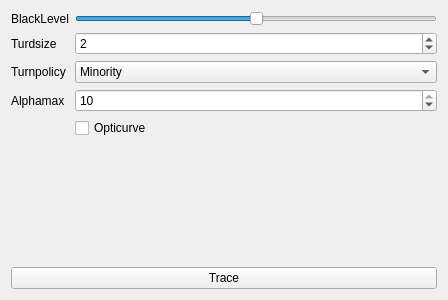
<?xml version="1.0" encoding="UTF-8"?>
<ui version="4.0">
 <class>Form</class>
 <widget class="QWidget" name="Form">
  <property name="geometry">
   <rect>
    <x>0</x>
    <y>0</y>
    <width>448</width>
    <height>300</height>
   </rect>
  </property>
  <property name="windowTitle">
   <string>potrace</string>
  </property>
  <layout class="QVBoxLayout" name="verticalLayout_2">
   <item>
    <layout class="QFormLayout" name="formLayout">
     <property name="fieldGrowthPolicy">
      <enum>QFormLayout::AllNonFixedFieldsGrow</enum>
     </property>
     <property name="rowWrapPolicy">
      <enum>QFormLayout::DontWrapRows</enum>
     </property>
     <item row="2" column="0">
      <widget class="QLabel" name="label">
       <property name="text">
        <string>Turdsize</string>
       </property>
      </widget>
     </item>
     <item row="2" column="1">
      <widget class="QSpinBox" name="spin_turdsize">
       <property name="minimumSize">
        <size>
         <width>64</width>
         <height>0</height>
        </size>
       </property>
       <property name="minimum">
        <number>1</number>
       </property>
       <property name="maximum">
        <number>3</number>
       </property>
       <property name="value">
        <number>2</number>
       </property>
      </widget>
     </item>
     <item row="3" column="0">
      <widget class="QLabel" name="label_2">
       <property name="text">
        <string>Turnpolicy</string>
       </property>
      </widget>
     </item>
     <item row="3" column="1">
      <widget class="QComboBox" name="combo_turnpolicy">
       <property name="currentIndex">
        <number>4</number>
       </property>
       <item>
        <property name="text">
         <string>black</string>
        </property>
       </item>
       <item>
        <property name="text">
         <string>White</string>
        </property>
       </item>
       <item>
        <property name="text">
         <string>Left</string>
        </property>
       </item>
       <item>
        <property name="text">
         <string>Right</string>
        </property>
       </item>
       <item>
        <property name="text">
         <string>Minority</string>
        </property>
       </item>
       <item>
        <property name="text">
         <string>Majority</string>
        </property>
       </item>
       <item>
        <property name="text">
         <string>Random</string>
        </property>
       </item>
      </widget>
     </item>
     <item row="4" column="0">
      <widget class="QLabel" name="label_3">
       <property name="text">
        <string>Alphamax</string>
       </property>
      </widget>
     </item>
     <item row="4" column="1">
      <widget class="QSpinBox" name="spin_alphamax">
       <property name="minimumSize">
        <size>
         <width>64</width>
         <height>0</height>
        </size>
       </property>
       <property name="maximum">
        <number>10</number>
       </property>
       <property name="value">
        <number>10</number>
       </property>
      </widget>
     </item>
     <item row="5" column="1">
      <widget class="QCheckBox" name="check_opticurve">
       <property name="text">
        <string>Opticurve</string>
       </property>
      </widget>
     </item>
     <item row="1" column="0">
      <widget class="QLabel" name="label_4">
       <property name="text">
        <string>BlackLevel</string>
       </property>
      </widget>
     </item>
     <item row="1" column="1">
      <widget class="QSlider" name="slider_blacklevel">
       <property name="maximum">
        <number>16</number>
       </property>
       <property name="pageStep">
        <number>1</number>
       </property>
       <property name="value">
        <number>8</number>
       </property>
       <property name="orientation">
        <enum>Qt::Horizontal</enum>
       </property>
      </widget>
     </item>
    </layout>
   </item>
   <item>
    <widget class="QPushButton" name="pushButton">
     <property name="text">
      <string>Trace</string>
     </property>
    </widget>
   </item>
  </layout>
 </widget>
 <resources/>
 <connections/>
</ui>
